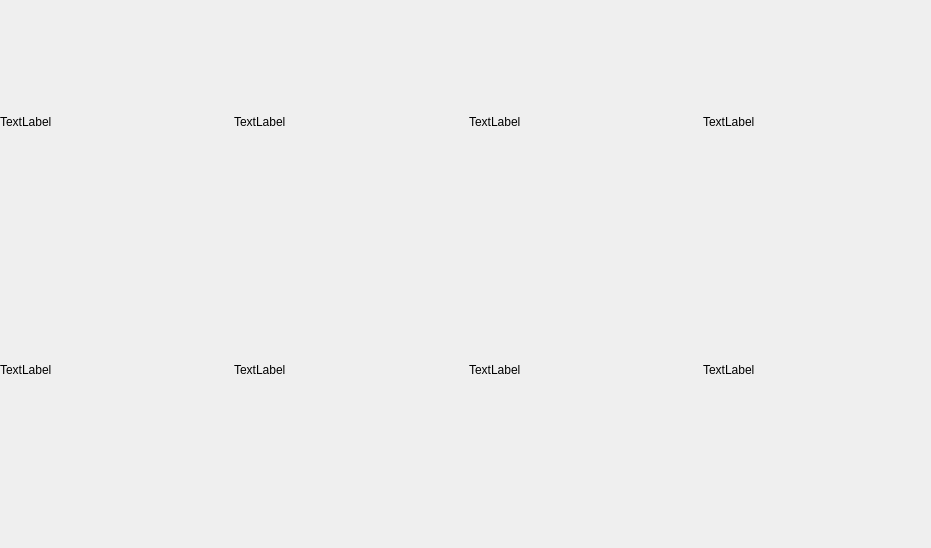
<?xml version="1.0" encoding="UTF-8"?>
<ui version="4.0">
 <class>Report</class>
 <widget class="QDialog" name="Report">
  <property name="geometry">
   <rect>
    <x>0</x>
    <y>0</y>
    <width>931</width>
    <height>548</height>
   </rect>
  </property>
  <property name="windowTitle">
   <string>Dialog</string>
  </property>
  <property name="windowIcon">
   <iconset resource="icon.qrc">
    <normaloff>:/icon/DCT</normaloff>:/icon/DCT</iconset>
  </property>
  <widget class="QWidget" name="gridLayoutWidget">
   <property name="geometry">
    <rect>
     <x>0</x>
     <y>0</y>
     <width>931</width>
     <height>491</height>
    </rect>
   </property>
   <layout class="QGridLayout" name="gridLayout">
    <item row="0" column="1">
     <widget class="QLabel" name="label_3">
      <property name="text">
       <string>TextLabel</string>
      </property>
     </widget>
    </item>
    <item row="0" column="2">
     <widget class="QLabel" name="label_5">
      <property name="text">
       <string>TextLabel</string>
      </property>
     </widget>
    </item>
    <item row="2" column="0">
     <widget class="QLabel" name="label_2">
      <property name="text">
       <string>TextLabel</string>
      </property>
     </widget>
    </item>
    <item row="2" column="1">
     <widget class="QLabel" name="label_4">
      <property name="text">
       <string>TextLabel</string>
      </property>
     </widget>
    </item>
    <item row="2" column="2">
     <widget class="QLabel" name="label_6">
      <property name="text">
       <string>TextLabel</string>
      </property>
     </widget>
    </item>
    <item row="2" column="3">
     <widget class="QLabel" name="label_8">
      <property name="text">
       <string>TextLabel</string>
      </property>
     </widget>
    </item>
    <item row="0" column="0">
     <widget class="QLabel" name="label_1">
      <property name="text">
       <string>TextLabel</string>
      </property>
     </widget>
    </item>
    <item row="0" column="3">
     <widget class="QLabel" name="label_7">
      <property name="text">
       <string>TextLabel</string>
      </property>
     </widget>
    </item>
   </layout>
  </widget>
 </widget>
 <resources>
  <include location="icon.qrc"/>
 </resources>
 <connections/>
</ui>
